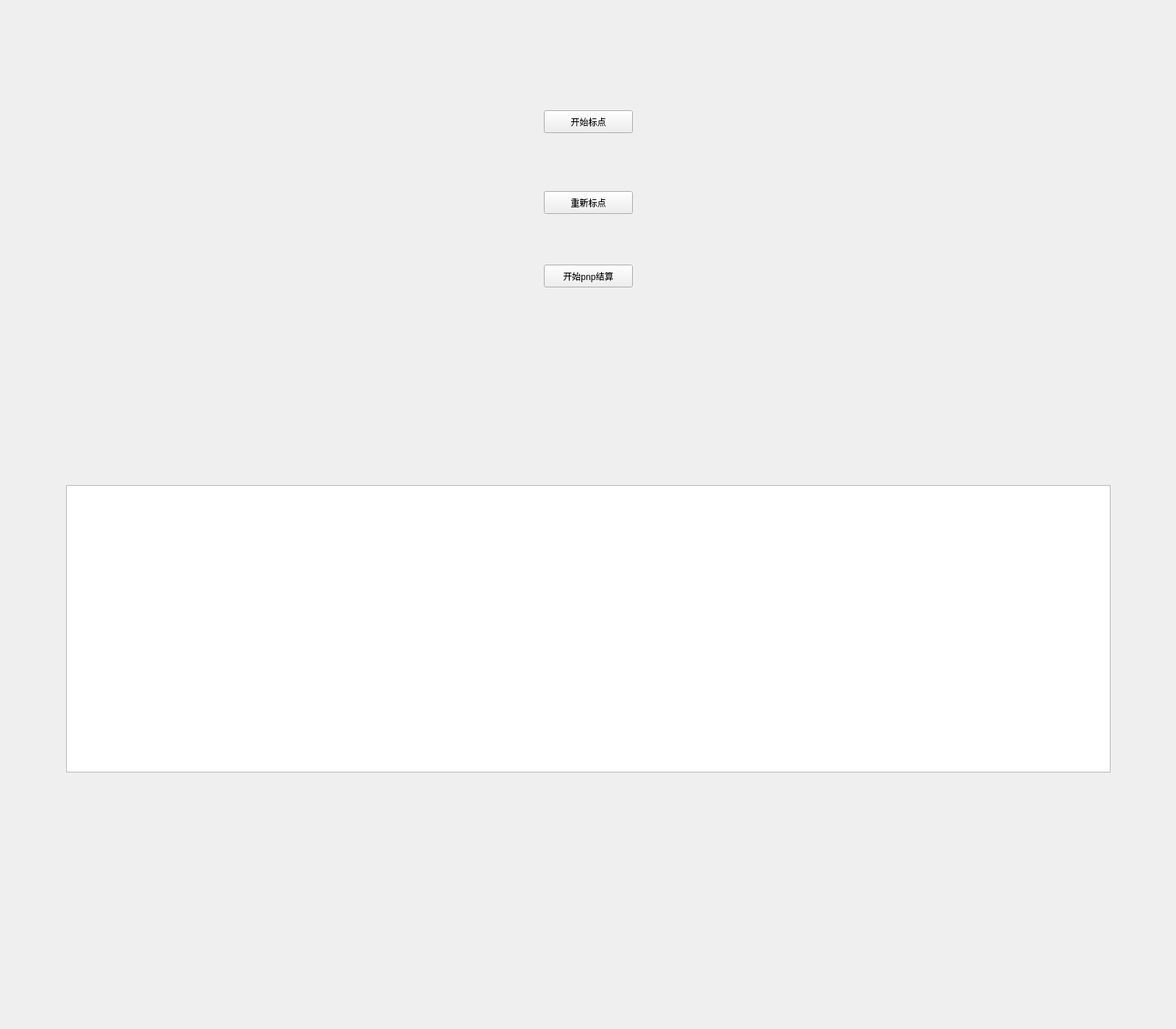
<?xml version="1.0" encoding="UTF-8"?>
<ui version="4.0">
 <class>pnpWidget</class>
 <widget class="QWidget" name="pnpWidget">
  <property name="geometry">
   <rect>
    <x>0</x>
    <y>0</y>
    <width>1600</width>
    <height>1400</height>
   </rect>
  </property>
  <property name="windowTitle">
   <string>Form</string>
  </property>
  <widget class="QLabel" name="farImg">
   <property name="geometry">
    <rect>
     <x>90</x>
     <y>150</y>
     <width>640</width>
     <height>480</height>
    </rect>
   </property>
   <property name="focusPolicy">
    <enum>Qt::NoFocus</enum>
   </property>
   <property name="toolTipDuration">
    <number>-1</number>
   </property>
   <property name="autoFillBackground">
    <bool>true</bool>
   </property>
   <property name="text">
    <string/>
   </property>
   <property name="pixmap">
    <pixmap resource="radarImage.qrc">:/map/C:/Users/zyb/Desktop/Robotmaster/pitures/map.png</pixmap>
   </property>
   <property name="scaledContents">
    <bool>true</bool>
   </property>
   <property name="alignment">
    <set>Qt::AlignLeading|Qt::AlignLeft|Qt::AlignVCenter</set>
   </property>
  </widget>
  <widget class="QPushButton" name="beginPoint">
   <property name="geometry">
    <rect>
     <x>740</x>
     <y>150</y>
     <width>121</width>
     <height>31</height>
    </rect>
   </property>
   <property name="text">
    <string>开始标点</string>
   </property>
  </widget>
  <widget class="QPushButton" name="restartPoint">
   <property name="geometry">
    <rect>
     <x>740</x>
     <y>260</y>
     <width>121</width>
     <height>31</height>
    </rect>
   </property>
   <property name="text">
    <string>重新标点</string>
   </property>
  </widget>
  <widget class="QPushButton" name="beginPnp">
   <property name="geometry">
    <rect>
     <x>740</x>
     <y>360</y>
     <width>121</width>
     <height>31</height>
    </rect>
   </property>
   <property name="text">
    <string>开始pnp结算</string>
   </property>
  </widget>
  <widget class="QPlainTextEdit" name="message">
   <property name="geometry">
    <rect>
     <x>90</x>
     <y>660</y>
     <width>1421</width>
     <height>391</height>
    </rect>
   </property>
   <property name="readOnly">
    <bool>true</bool>
   </property>
  </widget>
  <widget class="QLabel" name="closeImg">
   <property name="geometry">
    <rect>
     <x>870</x>
     <y>150</y>
     <width>640</width>
     <height>480</height>
    </rect>
   </property>
   <property name="text">
    <string/>
   </property>
   <property name="pixmap">
    <pixmap resource="radarImage.qrc">:/map/C:/Users/zyb/Desktop/Robotmaster/pitures/map.png</pixmap>
   </property>
   <property name="scaledContents">
    <bool>true</bool>
   </property>
  </widget>
  <zorder>beginPoint</zorder>
  <zorder>restartPoint</zorder>
  <zorder>beginPnp</zorder>
  <zorder>farImg</zorder>
  <zorder>message</zorder>
  <zorder>closeImg</zorder>
 </widget>
 <resources>
  <include location="radarImage.qrc"/>
 </resources>
 <connections/>
</ui>
